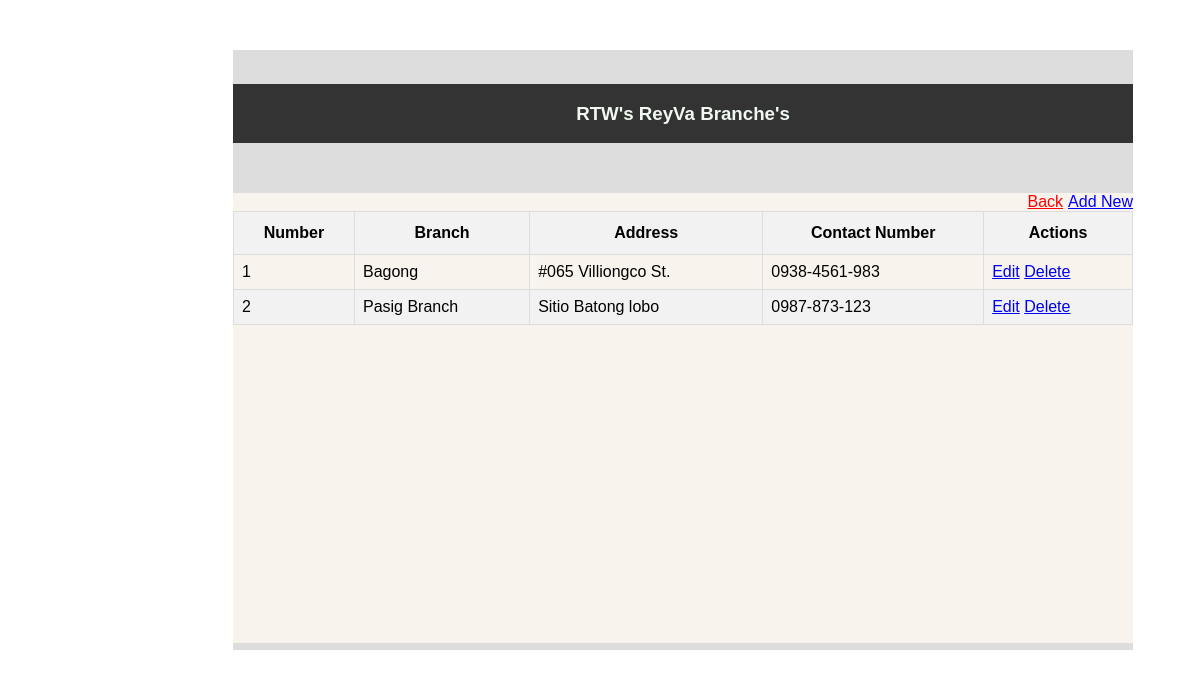
/addStoreBranch.php, run on the app's committed database.
### tables this page shows
CREATE TABLE `tbl_storebranch` (
  `id_sBranch` int(11) NOT NULL,
  `branch_name` varchar(225) NOT NULL,
  `branch_address` varchar(255) NOT NULL,
  `branch_contact` varchar(20) NOT NULL,
  `isActive` int(1) NOT NULL
);

### model.php (called while the page is built, shortened)
<?php
Class Model {
    private $server = "localhost";
    private $username = "root";
    private $password = "kclove26";
    private $db = "orsmsproto";
    public $conn;
    public function __construct(){
        try{
            $this->conn = new mysqli($this->server, $this->username, $this->password,
                $this->db);
        }catch(Exception $e){
            echo "Connection Failed! " . $e->getMessage();
        }
    }
    public function data_fetch($stmt){
        $data = null;
        if($sql = $this->conn->query($stmt)){
            while($row = mysqli_fetch_assoc($sql)){
                $data[] = $row;
            }
        }
        return $data;
    }
}
?>

### addStoreBranch.php (the view, shortened to what this page needs)
<?php
    include_once('connections/model.php');
    $model = new Model();
?>
<!DOCTYPE html>
<html lang="en">
<head>
    <link rel="stylesheet" href="css/maintenance.css">
</head>
<body>
    <div class="content-view">
        <p>content</p>
        <div class="header-content">
            <h3>RTW's ReyVa Branche's</h3>
        </div>
    <div class="content">
            <a href="storeBranchAdd.php" id="linkAdd">Add New</a>
            <a href="index.php" id="linkBack">Back</a>
            <table>
                <thead>
                    <tr>
                       <th>Number</th>
                       <th>Branch</th>
                       <th>Address</th>
                       <th>Contact Number</th>
                       <th>Actions</th>
                    </tr>
                </thead>
                <tbody>
                    <?php
                        $rows = $model->data_fetch("SELECT * FROM tbl_storeBranch WHERE isActive = 0 LIMIT 14");
                        $i = 1;
                        if(!empty($rows)){
                            foreach($rows as $row){
                    ?>
                    <tr>
                        <td><?php echo $i++; ?></td>
                        <td><?php echo $row['branch_name'] ?></td>
                        <td><?php echo $row['branch_address'] ?></td>
                        <td><?php echo $row['branch_contact'] ?></td>
                        <td>
                        <?php echo ('<a href="storeBranchEdit.php?id=' . $row['id_sBranch'] . '">Edit</a>');?>
                        <?php echo ('<a href="storeBranchDelete.php?id=' . $row['id_sBranch'] . '">Delete</a>');?>
                        </td>
                    </tr>
                    <?php
                            }
                        }else {
                            echo "No Branch Record Available!";
                        }
                    ?>
                </tbody>
            </table>
        </div>
    </div>
</body>
</html>

### maintenance.css (style rules this page uses)
.content-view { background-color: #ddd; color: rgba(83, 82, 82, 0); font-family: Arial, Helvetica, sans-serif; box-sizing: border-box; height: 600px; width: 900px; margin-left: 225px; margin-top: 50px; }
.header-content { overflow: hidden; background-color: #333; color: #f0f8f0; }
h3 { text-align: center; }
.content { background-color: #f8f4ed; font-family: Arial, Helvetica, sans-serif; margin-top: 50px; height: 450px; color: black; }
table { font-family: 'Trebuchet MS', 'Lucida Sans Unicode', 'Lucida Grande', 'Lucida Sans', Arial, sans-serif; border-collapse: collapse; width: 100%; }
table td, table th { border: 1px solid #ddd; padding: 8px; }
table tr:nth-child(even) { background-color: #f2f2f2; }
table th { padding-top: 12px; padding-bottom: 12px; text-align: center; background-color: #f2f2f2; color: #000000; }
#linkAdd { float: right; color: blue; }
#linkBack { float: right; color:#ff0000; margin-right: 5px; }

### data on the page
tbl_storebranch: branch_name "Bagong", branch_address "#065 Villiongco St.", branch_contact "0938-4561-983"
tbl_storebranch: branch_name "Pasig Branch", branch_address "Sitio Batong lobo", branch_contact "0987-873-123"
